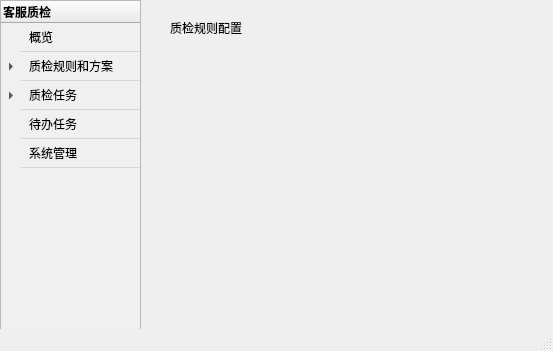
<?xml version="1.0" encoding="UTF-8"?>
<ui version="4.0">
 <class>MainWindow</class>
 <widget class="QMainWindow" name="MainWindow">
  <property name="geometry">
   <rect>
    <x>0</x>
    <y>0</y>
    <width>553</width>
    <height>351</height>
   </rect>
  </property>
  <property name="windowTitle">
   <string>MainWindow</string>
  </property>
  <widget class="QWidget" name="centralwidget">
   <widget class="QTreeWidget" name="treeWidget_3">
    <property name="geometry">
     <rect>
      <x>0</x>
      <y>0</y>
      <width>141</width>
      <height>401</height>
     </rect>
    </property>
    <property name="styleSheet">
     <string notr="true">QTreeView::item {
    border-bottom: 1px solid #d6d6d6; /* Add a bottom border to each item */
    padding: 5px; /* Add padding to make item taller */
	 background-color: rgb(240, 240, 240)

    
}
QTreeWidget {
    background-color: rgb(240, 240, 240); /* 使用实际的背景色值 */
}</string>
    </property>
    <column>
     <property name="text">
      <string>客服质检</string>
     </property>
     <property name="font">
      <font>
       <bold>true</bold>
       <underline>false</underline>
       <strikeout>false</strikeout>
      </font>
     </property>
    </column>
    <item>
     <property name="text">
      <string>概览</string>
     </property>
    </item>
    <item>
     <property name="text">
      <string>质检规则和方案</string>
     </property>
     <property name="foreground">
      <brush brushstyle="Dense4Pattern">
       <color alpha="255">
        <red>0</red>
        <green>0</green>
        <blue>0</blue>
       </color>
      </brush>
     </property>
     <item>
      <property name="text">
       <string>质检规则配置</string>
      </property>
     </item>
     <item>
      <property name="text">
       <string>质检方案管理</string>
      </property>
     </item>
    </item>
    <item>
     <property name="text">
      <string>质检任务</string>
     </property>
     <item>
      <property name="text">
       <string>任务管理</string>
      </property>
     </item>
     <item>
      <property name="text">
       <string>数据集管理</string>
      </property>
     </item>
    </item>
    <item>
     <property name="text">
      <string>待办任务</string>
     </property>
    </item>
    <item>
     <property name="text">
      <string>系统管理</string>
     </property>
    </item>
   </widget>
   <widget class="QStackedWidget" name="stackedWidget">
    <property name="geometry">
     <rect>
      <x>170</x>
      <y>20</y>
      <width>391</width>
      <height>361</height>
     </rect>
    </property>
    <property name="currentIndex">
     <number>1</number>
    </property>
    <widget class="QWidget" name="page">
     <widget class="QLabel" name="label">
      <property name="geometry">
       <rect>
        <x>40</x>
        <y>60</y>
        <width>54</width>
        <height>16</height>
       </rect>
      </property>
      <property name="text">
       <string/>
      </property>
     </widget>
     <widget class="QLabel" name="label_2">
      <property name="geometry">
       <rect>
        <x>60</x>
        <y>40</y>
        <width>54</width>
        <height>16</height>
       </rect>
      </property>
      <property name="text">
       <string>概览</string>
      </property>
     </widget>
    </widget>
    <widget class="QWidget" name="page_2">
     <widget class="QLabel" name="label_3">
      <property name="geometry">
       <rect>
        <x>0</x>
        <y>0</y>
        <width>171</width>
        <height>16</height>
       </rect>
      </property>
      <property name="text">
       <string>质检规则配置</string>
      </property>
     </widget>
    </widget>
    <widget class="QWidget" name="page_3">
     <widget class="QLabel" name="label_4">
      <property name="geometry">
       <rect>
        <x>10</x>
        <y>20</y>
        <width>151</width>
        <height>16</height>
       </rect>
      </property>
      <property name="text">
       <string>质检方案管理</string>
      </property>
     </widget>
    </widget>
    <widget class="QWidget" name="page_4">
     <widget class="QLabel" name="label_5">
      <property name="geometry">
       <rect>
        <x>10</x>
        <y>10</y>
        <width>54</width>
        <height>16</height>
       </rect>
      </property>
      <property name="text">
       <string>任务管理</string>
      </property>
     </widget>
    </widget>
    <widget class="QWidget" name="page_5">
     <widget class="QLabel" name="label_6">
      <property name="geometry">
       <rect>
        <x>0</x>
        <y>10</y>
        <width>71</width>
        <height>16</height>
       </rect>
      </property>
      <property name="text">
       <string>数据集管理</string>
      </property>
     </widget>
    </widget>
    <widget class="QWidget" name="page_6">
     <widget class="QLabel" name="label_7">
      <property name="geometry">
       <rect>
        <x>10</x>
        <y>20</y>
        <width>54</width>
        <height>16</height>
       </rect>
      </property>
      <property name="text">
       <string>待办任务</string>
      </property>
     </widget>
    </widget>
    <widget class="QWidget" name="page_7">
     <widget class="QLabel" name="label_8">
      <property name="geometry">
       <rect>
        <x>10</x>
        <y>10</y>
        <width>54</width>
        <height>16</height>
       </rect>
      </property>
      <property name="text">
       <string>系统管理</string>
      </property>
     </widget>
    </widget>
   </widget>
  </widget>
  <widget class="QStatusBar" name="statusbar"/>
 </widget>
 <resources/>
 <connections/>
</ui>
